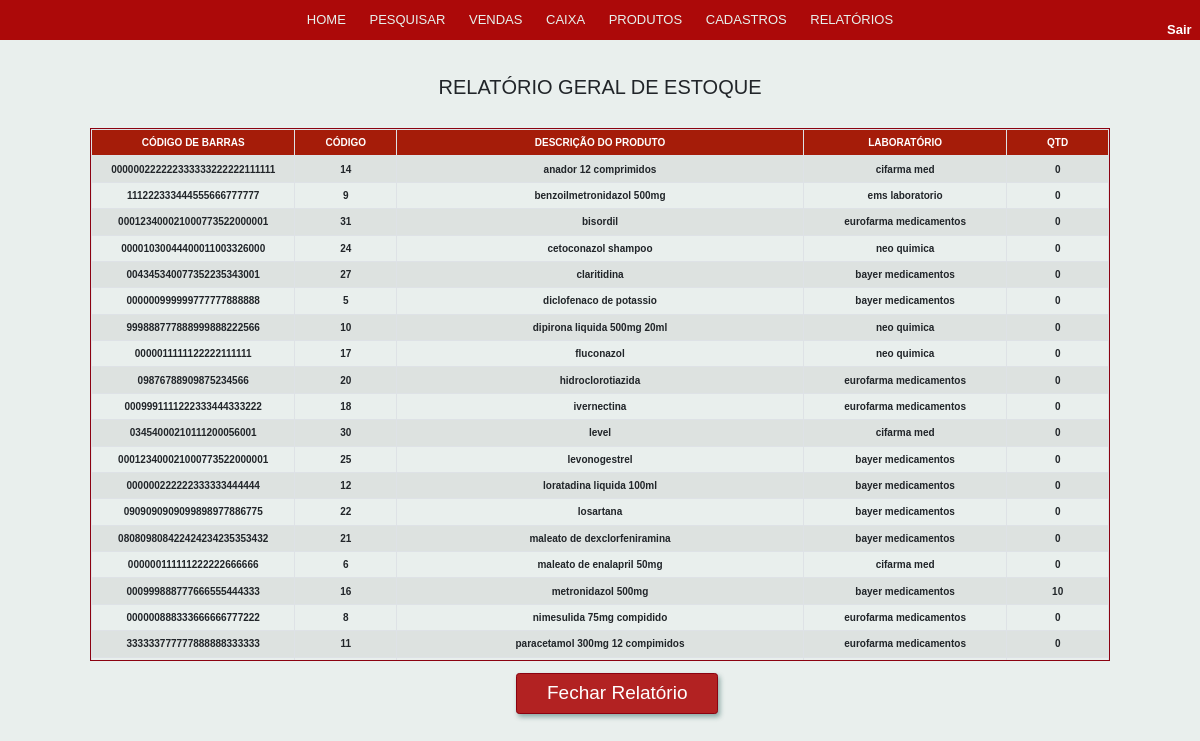
The app's page /view/RelatorioEstoqueSaida.php with its own data.
### tables this page shows
CREATE TABLE IF NOT EXISTS `produto` (
  `id_produto` INT NOT NULL AUTO_INCREMENT,
  `nome_produto` VARCHAR(60) NOT NULL,
  `preco_custo` DECIMAL(10,2) NULL,
  `preco_venda` DECIMAL(10,2) NULL,
  `codigo_barras` VARCHAR(45) NULL,
  `pessoa_id_pessoa` INT NOT NULL,
  PRIMARY KEY (`id_produto`),
  INDEX `fk_produto_pessoa1_idx` (`pessoa_id_pessoa` ASC) ,
  CONSTRAINT `fk_produto_pessoa1`
    FOREIGN KEY (`pessoa_id_pessoa`)
    REFERENCES `pessoa` (`id_pessoa`)
    ON DELETE NO ACTION
    ON UPDATE NO ACTION);

CREATE TABLE IF NOT EXISTS `pessoa` (
  `id_pessoa` INT NOT NULL AUTO_INCREMENT,
  `nome` VARCHAR(45) NOT NULL,
  `cpf_cnpj` VARCHAR(20) NULL,
  `tipo_pessoa` ENUM('cliente', 'funcionario', 'fornecedor') NOT NULL,
  `email` VARCHAR(45) NULL,
  `telefone_fixo` VARCHAR(11) NULL,
  `telefone_celular` VARCHAR(11) NULL,
  `matricula` VARCHAR(11) NULL,
  `senha` VARCHAR(45) NULL,
  `funcao` ENUM('gerente', 'vendedor', 'operador de caixa') NULL,
  `endereco` VARCHAR(60) NULL,
  PRIMARY KEY (`id_pessoa`),
  UNIQUE INDEX `cpf_cnpj_UNIQUE` (`cpf_cnpj` ASC) );

CREATE TABLE IF NOT EXISTS `estoque` (
  `id_estoque` INT NOT NULL AUTO_INCREMENT,
  `quantidade_estoque` INT NOT NULL,
  `produto_id_produto` INT NOT NULL,
  PRIMARY KEY (`id_estoque`),
  INDEX `fk_estoque_produto1_idx` (`produto_id_produto` ASC) ,
  CONSTRAINT `fk_estoque_produto1`
    FOREIGN KEY (`produto_id_produto`)
    REFERENCES `produto` (`id_produto`)
    ON DELETE NO ACTION
    ON UPDATE NO ACTION);

### model/Produto.php (called while the page is built, shortened)
<?php
require_once 'Conexao.php';
require_once 'Pessoa.php';
require_once 'Estoque.php';
class Produto
{
    public function selectAllProduto()
    {
        $conexao = new Conexao();
        $dados  = $conexao->pdo->query("SELECT * FROM produto ORDER BY nome_produto");
        $dadosSelecionados = $dados->fetchAll(PDO::FETCH_ASSOC);
        return $dadosSelecionados;
    }
}
?>

### model/Conexao.php (called while the page is built, shortened)
<?php
class Conexao {
   public $dbname = "projeto_cristofarma";
   public $host = "localhost";
   public $user = "root";
   public $senha = "";
    function __construct()
    {
        try {
            $this->pdo  = new PDO("mysql:dbname=" . $this->dbname . ";host=" . $this->host, $this->user, $this->senha);
        } catch (PDOException $e) {
            echo "Erro com Banco de Dados: " . $e->getMessage();
            exit();
        } catch (Exception $e) {
            echo "Erro Generico: " . $e->getMessage();
            exit();
        }
    }
}
?>

### model/Pessoa.php (called while the page is built, shortened)
<?php
require_once 'Conexao.php';
require_once 'Produto.php';
class Pessoa
{
    public function selectPessoaFornecedor($id_up)
    {
        $conexao = new Conexao();
        $dados  = $conexao->pdo->prepare("SELECT * FROM pessoa WHERE tipo_pessoa = 'fornecedor' AND id_pessoa = :id " );
        $dados->bindValue("id", $id_up);
        $dados->execute();
        $dadosSelecionados = $dados->fetchAll(PDO::FETCH_ASSOC);
        return $dadosSelecionados;
    }
}
?>

### model/Estoque.php (called while the page is built, shortened)
<?php
require_once 'Produto.php';
require_once 'Conexao.php';
class Estoque
{
function selectQuantidadeEstoque($produto_id_produto)
{
    $conexao = new Conexao();
    $dados  = $conexao->pdo->prepare("SELECT id_produto FROM produto WHERE id_produto = :idp");
    $dados->bindValue("idp", $produto_id_produto);
    $dados->execute();
    $resturn = $dados->fetch(PDO::FETCH_ASSOC);
    $id_produto = $resturn['id_produto'];
    $dados  = $conexao->pdo->prepare("SELECT quantidade_estoque FROM estoque WHERE produto_id_produto = :idp");
    $dados->bindValue("idp", $id_produto);
    $dados->execute();
    $produto_estoque_quantidade = $dados->fetch(PDO::FETCH_ASSOC);
    return $produto_estoque_quantidade;
}
}

### view/RelatorioEstoqueSaida.php (the view, shortened to what this page needs)
<!doctype html>
<html lang="pt">
<head>
    <link rel="stylesheet" href="../css/bootstrap/nav/navegador.css">
    <link rel="stylesheet" href="../css/estilo.css">
</head>
<body>
    <header>
    <nav class="dp-menu">
        <ul>
            <li><a href="home.php">HOME</a></li>
            <li><a href="#">PESQUISAR</a>
            </li>
            <li><a href="Vendas.php">VENDAS</a></li>
            <li><a href="Caixa.php">CAIXA</a></li>
            <li><a href="#">PRODUTOS</a>
            </li>
            <li><a href="Cadastros.php">CADASTROS</a></li>
            <li><a href="#">RELATÓRIOS</a>
        </ul>
    </nav>
    <div id="divSair">
        <a href="../index.php">Sair</a>
    </div>
    </header>
<?php
    require_once '../model/Produto.php';
    require_once '../model/Pessoa.php';
    require_once '../model/Estoque.php';
    $produto = new Produto();
    $pessoa = new Pessoa();
    $estoque = new Estoque();
?>
    <section id="principalEstoque"><br>
        <div>
            <legend>RELATÓRIO GERAL DE ESTOQUE</legend><br>
        <div class="tableFixHead" style="width: 85%; height: 41em; margin-left: auto; margin-right: auto; border: #8b0210 solid 1px;">
            <table class="table table-striped table-hover" >
                <thead>
                    <tr>
                        <th style="width: 20%;"> CÓDIGO DE BARRAS </th>
                        <th style="width: 10%;"> CÓDIGO </th>
                        <th> DESCRIÇÃO DO PRODUTO </th>
                        <th style="width: 20%;"> LABORATÓRIO </th>
                        <th style="width: 10%;"> QTD </th>
                    </tr>
                </thead>
                <tbody>
                    <?php
                        $dados = $produto->selectAllProduto();
                        if (count($dados) > 0)
                        {
                            for ($i = 0; $i < count($dados); $i++) {
                                echo "<tr>";
                                foreach ($dados[$i] as $key => $value) {
                                    if ($key == "codigo_barras")
                                    {
                                        echo "<td>" . $value . "</td>";
                                    }
                                }
                                foreach ($dados[$i] as $key => $value) {
                                    if ($key == "id_produto")
                                    {
                                        echo "<td>" . $value . "</td>";
                                    }
                                }
                                foreach ($dados[$i] as $key => $value) {
                                    if ($key == "nome_produto")
                                    {
                                        echo "<td>" . $value . "</td>";
                                    }
                                }
                                foreach ($dados[$i] as $key => $value) {
                                    if ($key == "pessoa_id_pessoa")
                                    {
                                        $id_up = $value;
                                        $return = $pessoa->selectPessoaFornecedor($id_up);
                                        $result = $return[0]['nome'];
                                        echo "<td>" . $result . "</td>";
                                    }
                                }
                                foreach ($dados[$i] as $key => $value) {
                                    if ($key == "id_produto")
                                    {
                                        $id_up = $value;
                                        $returnEstoque = $estoque->selectQuantidadeEstoque($id_up);
                                        if ($returnEstoque != null) {
                                            echo '<td>'.$returnEstoque['quantidade_estoque'].'</td>';
                                        } else {
                                            echo "<td>"; echo '0'; echo "</td>";
                                        }
                                    }
                                }
                    ?>
                    <?php
                                echo "</tr>";
                            }
                        }
                    ?>
                </tbody>
            </table>
    </section>
    <a type="submit" href="RelatorioEstoque.php" class="btn btn-outline-danger" id="fecharRelatorio" type="submit" name="fecharRelatorio"
            style="margin-left: 43%; margin-top: 1%;">Fechar Relatório</a>
</body>
</html>

### css/estilo.css (style rules this page uses)
* { padding: 0px; margin: 0px; font-family: sans-serif; font-size: 13px; }
legend { text-align: center; font-size: 15pt; margin-top: 0px; }
.btn { padding: 5px 30px; text-align: center; text-decoration: none; display: inline-block; font-size: 19px; box-shadow: 2px 3px 5px rgb(10 74 67 / 42%); }
.btn-outline-danger { color: #fff; background-color: #B22222; border: #8b0210 solid 1px; }
#divSair { width: 2%; font-size: 12pt; float: right; margin-right: 1%; margin-left: 80%; margin-top: -3%; }
#divSair a { color: white; font-weight: bolder; padding: 3px; }

### records on screen
produto: codigo_barras "000000222222333333222222111111", id_produto "14", nome_produto "anador 12 comprimidos"
pessoa: nome "cifarma med"
produto: codigo_barras "111222333444555666777777", id_produto "9", nome_produto "benzoilmetronidazol 500mg"
pessoa: nome "ems laboratorio"
produto: codigo_barras "000123400021000773522000001", id_produto "31", nome_produto "bisordil"
pessoa: nome "eurofarma medicamentos"
produto: codigo_barras "00001030044400011003326000", id_produto "24", nome_produto "cetoconazol shampoo"
pessoa: nome "neo quimica"
produto: codigo_barras "004345340077352235343001", id_produto "27", nome_produto "claritidina"
pessoa: nome "bayer medicamentos"
produto: codigo_barras "000000999999777777888888", id_produto "5", nome_produto "diclofenaco de potassio"
produto: codigo_barras "999888777888999888222566", id_produto "10", nome_produto "dipirona liquida 500mg 20ml"
produto: codigo_barras "0000011111122222111111", id_produto "17", nome_produto "fluconazol"
produto: codigo_barras "09876788909875234566", id_produto "20", nome_produto "hidroclorotiazida"
produto: codigo_barras "0009991111222333444333222", id_produto "18", nome_produto "ivernectina"
produto: codigo_barras "03454000210111200056001", id_produto "30", nome_produto "level"
produto: codigo_barras "000123400021000773522000001", id_produto "25", nome_produto "levonogestrel"
produto: codigo_barras "000000222222333333444444", id_produto "12", nome_produto "loratadina liquida 100ml"
produto: codigo_barras "0909090909099898977886775", id_produto "22", nome_produto "losartana"
produto: codigo_barras "080809808422424234235353432", id_produto "21", nome_produto "maleato de dexclorfeniramina"
produto: codigo_barras "000000111111222222666666", id_produto "6", nome_produto "maleato de enalapril 50mg"
produto: codigo_barras "000999888777666555444333", id_produto "16", nome_produto "metronidazol 500mg", id_produto.quantidade_estoque "10"
produto: codigo_barras "000000888333666666777222", id_produto "8", nome_produto "nimesulida 75mg compidido"
produto: codigo_barras "333333777777888888333333", id_produto "11", nome_produto "paracetamol 300mg 12 compimidos"
